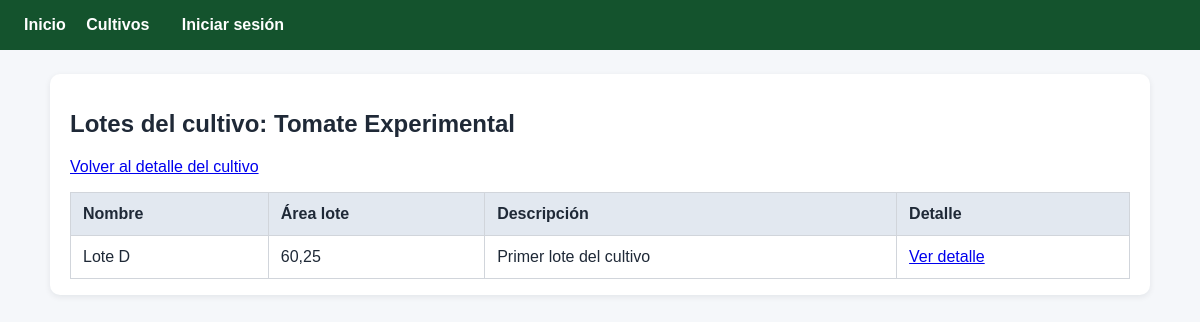
Screenshot of /lotes/cultivo/1/ with the database file from the repository.
### cultivos/models.py (models this page shows, shortened)
class Cultivo(models.Model):
	usuario = models.ForeignKey(User, on_delete=models.CASCADE, related_name='cultivos')
	nombre = models.CharField(max_length=200)
	tipo_fruto = models.CharField(max_length=100)
	ubicacion = models.CharField(max_length=255)
	latitud = models.DecimalField(max_digits=10, decimal_places=6, null=True, blank=True)
	longitud = models.DecimalField(max_digits=10, decimal_places=6, null=True, blank=True)
	area_sembrada = models.DecimalField(max_digits=10, decimal_places=2)
	fecha_siembra = models.DateField()
	descripcion = models.TextField(blank=True)
	created_at = models.DateTimeField(auto_now_add=True)
	updated_at = models.DateTimeField(auto_now=True)

### lotes/models.py (models this page shows, shortened)
class Lote(models.Model):
	cultivo = models.ForeignKey(Cultivo, on_delete=models.CASCADE, related_name='lotes')
	nombre = models.CharField(max_length=200)
	ancho = models.DecimalField(max_digits=10, decimal_places=2, null=True, blank=True)
	largo = models.DecimalField(max_digits=10, decimal_places=2, null=True, blank=True)
	area_lote = models.DecimalField(max_digits=10, decimal_places=2)
	latitud = models.DecimalField(max_digits=10, decimal_places=6, null=True, blank=True)
	longitud = models.DecimalField(max_digits=10, decimal_places=6, null=True, blank=True)
	descripcion = models.TextField(blank=True)
	created_at = models.DateTimeField(auto_now_add=True)
	updated_at = models.DateTimeField(auto_now=True)

### lotes/views.py (the view)
# urls.py: path('cultivo/<int:cultivo_id>/', views.lotes_por_cultivo, name='lista_por_cultivo'),
def lotes_por_cultivo(request, cultivo_id):
	cultivo = get_object_or_404(Cultivo, pk=cultivo_id)
	lotes = cultivo.lotes.all().order_by('nombre')
	contexto = {
		'cultivo': cultivo,
		'lotes': lotes,
	}
	return render(request, 'lotes/lista.html', contexto)

### lotes/templates/lotes/lista.html (shortened to what this page needs)
{% extends 'base.html' %}
{% block content %}
<section class="card">
    <h1>Lotes del cultivo: {{ cultivo.nombre }}</h1>
    <p><a href="{% url 'cultivos:detalle' cultivo.id %}">Volver al detalle del cultivo</a></p>
    {% if lotes %}
        <table>
            <thead>
                <tr>
                    <th>Nombre</th>
                    <th>Área lote</th>
                    <th>Descripción</th>
                    <th>Detalle</th>
                </tr>
            </thead>
            <tbody>
                {% for lote in lotes %}
                <tr>
                    <td>{{ lote.nombre }}</td>
                    <td>{{ lote.area_lote }}</td>
                    <td>{{ lote.descripcion|default:'Sin descripción' }}</td>
                    <td><a href="{% url 'lotes:detalle' lote.id %}">Ver detalle</a></td>
                </tr>
                {% endfor %}
            </tbody>
        </table>
    {% else %}
        <p class="empty">Este cultivo todavía no tiene lotes registrados.</p>
    {% endif %}
</section>
{% endblock %}

### templates/base.html (style rules this page uses)
body { font-family: Arial, sans-serif; margin: 0; color: #1f2937; background: #f5f7fa; }
.card { background: white; border-radius: 10px; padding: 1rem 1.25rem; margin-bottom: 1rem; box-shadow: 0 2px 6px rgba(15, 23, 42, 0.08); }
table { width: 100%; border-collapse: collapse; background: white; }
th, td { border: 1px solid #d1d5db; padding: 0.75rem; text-align: left; }
th { background: #e2e8f0; }

### rows the page displays
Cultivo: nombre "Tomate Experimental"
Lote: nombre "Lote D", area_lote "60,25", descripcion "Primer lote del cultivo"
